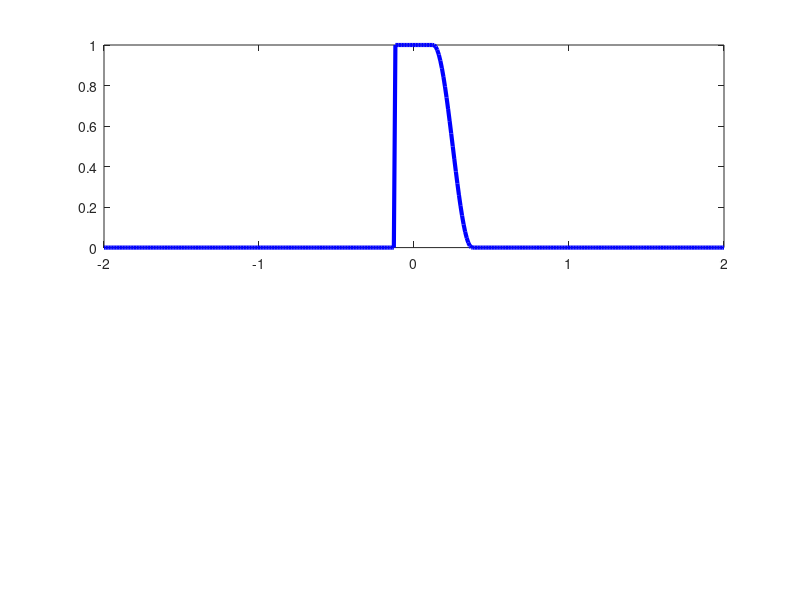

The MATLAB script that drew this image: (Note: this script raises an error after producing the figure.)
% Apoorv Singh 2019151
% PCS Quiz-4 Problem-2

T_b = 2; 
R_b = 1/T_b;
r1 = 0.5; %roll-off factor
f_x1 = r1/(2*T_b); %excess bandwidth
f = -2:0.01:2; %defining frequency axis
p_f1 = rand(1,401); 
%p_f1 is the raised cosine characteristic. Here a matrix is defined and it
%stores the values according to the defination of raised cosine characteristic.
for i = 1:401
    f_i = (i-201)/100;
    if(abs(f_i)<(R_b/2)-f_x1)
        p_f1(i) = 1;
    elseif(abs(f_i-(R_b/2))<f_x1)
        p_f1(i) = 0.5*(1-sin(pi*((f_i-R_b/2)/(2*f_x1))));
    else
        p_f1(i) = 0;
    end
end
subplot(2,1,1)
plot(f, p_f1, 'b', 'Linewidth', 3);
hold

p_f2 = rand(1,401);
r2 = 0.75; %Now plotting raised cosine characteristic for r = 0.75
f_x2 = r/(2*T_b);
for i = 1:401
    f_i = (i-201)/100;
    if(abs(f_i)<(R_b/2)-f_x2)
        p_f2(i) = 1;
    elseif(abs(f_i-(R_b/2))<f_x2)
        p_f2(i) = 0.5*(1-sin(pi*((f_i-R_b/2)/(2*f_x2))));
    else
        p_f2(i) = 0;
    end
end

plot(f, p_f2, 'r', 'Linewidth', 3)

sinc_f = (2/pi)^(1/2)*rectangularPulse(f/pi);
plot(f, sinc_f, 'g', 'Linewidth', 3)
xlabel('f (frequency)','FontSize',10,'FontWeight','bold','Color','black')
title('raised cosine characteristic & sinc function in f domain')

% Blue-plot is the raised cosine characteristic for r = 0.5
% Red-plot is the raised cosine characteristic for r = 0.75
% Green-plot is the sinc function in frequency domain.

t = -2:0.01:2; %defining time axis for plotting signals in time domain
y1 = ifft(sinc_f); %taking inverse fourier transform of sinc function in f domain
sinc_t = ifftshift(y1); %using ifftshift so that we get it in the form we are used to
subplot(2,1,2)
plot(t, abs(sinc_t), 'g', 'Linewidth', 2)
hold

y2 = ifft(p_f1); %taking fourier transform of raised cosine characteristic with r = 0.5
p_f1t = ifftshift(y2);
plot(t, abs(p_f1t), 'b', 'Linewidth', 2)

y3 = ifft(p_f2); %taking fourier transform of raised cosine characteristic with r = 0.75
p_f2t = ifftshift(y3);
plot(t, abs(p_f2t), 'r', 'Linewidth', 2)
xlabel('t (time)','FontSize',10,'FontWeight','bold','Color','black')
title('raised cosine characteristic and sinc function in time domain')

% Maximum bandwidth is of the sinc function. Bandwidth of P_f is given by
% B_t = (1+r)*R_b/2, so greater the roll-off factor, greater is the bandwidth. 







